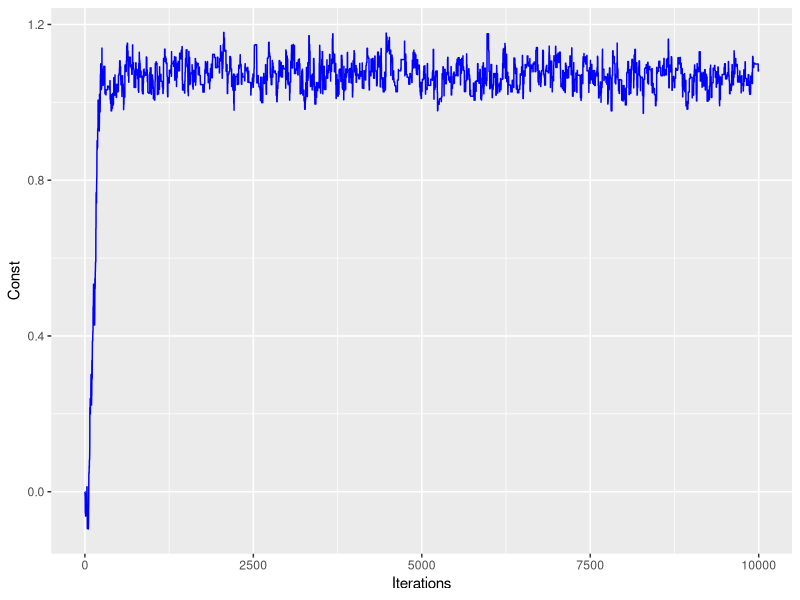
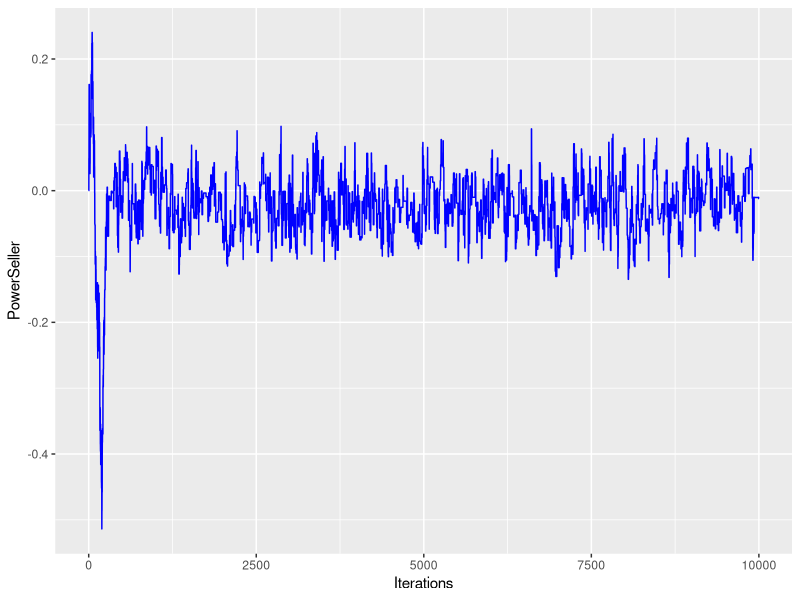
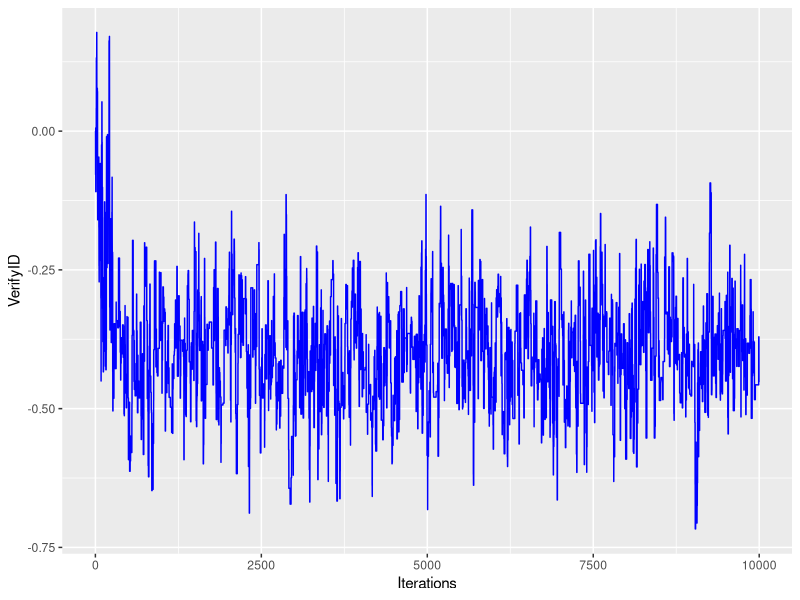
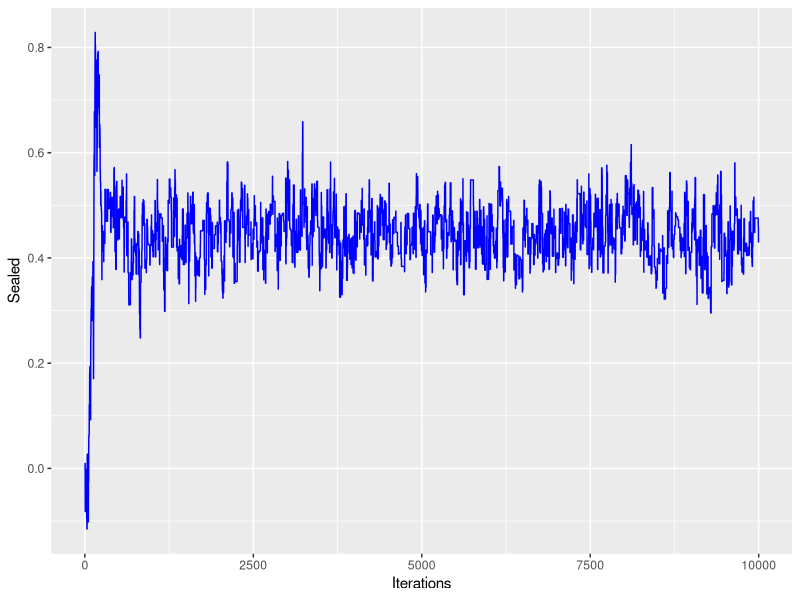
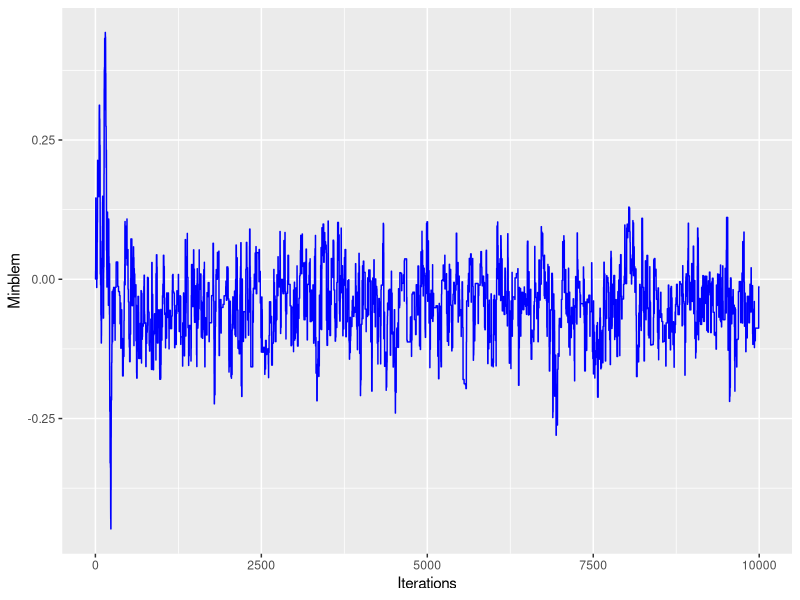
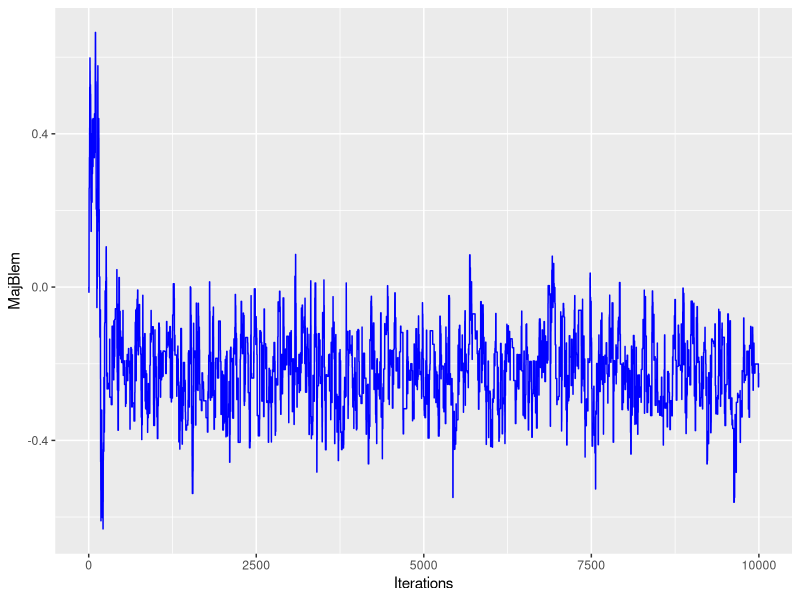
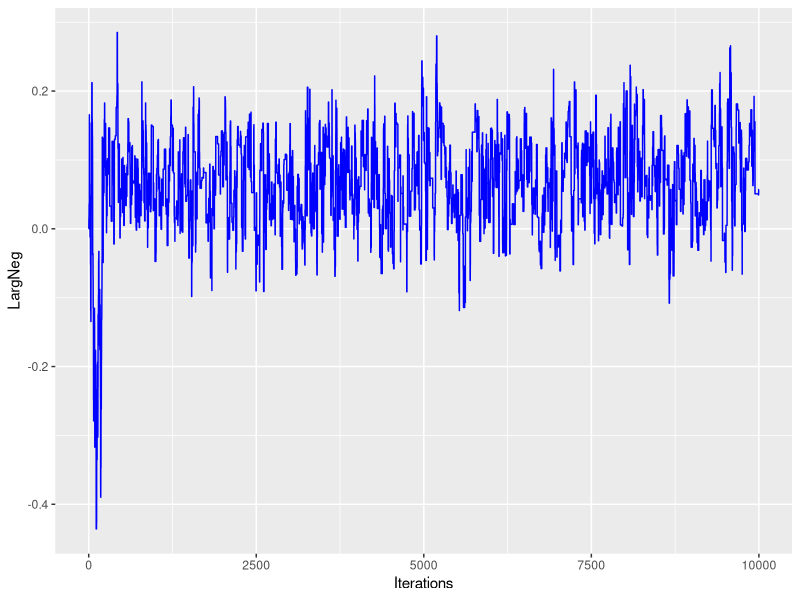
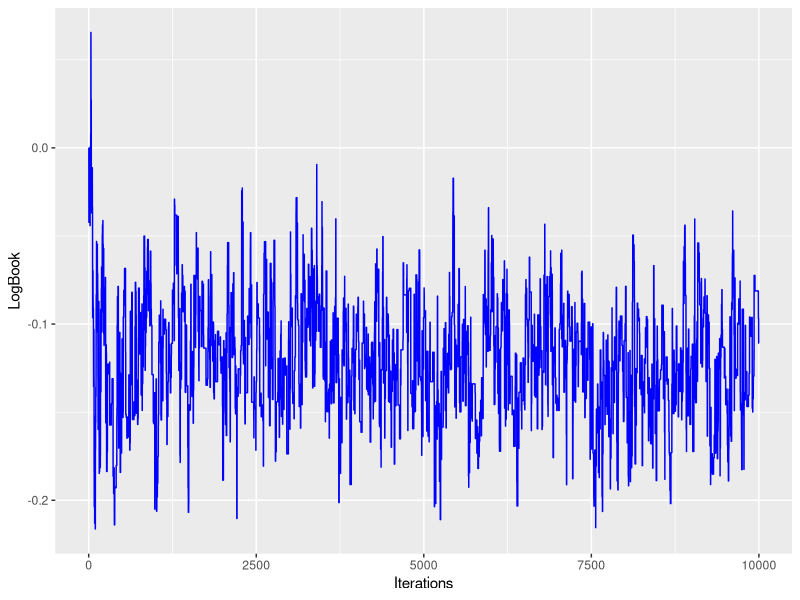

Source code (R) for these figures, in order:

# 2a) 
library(mvtnorm)
library(ggplot2)

ebay_data <- read.table("eBayNumberOfBidderData.dat", header = TRUE)

model <- glm(formula = nBids ~ .,data = ebay_data,family = 'poisson')

summary(model)

#2b)

LogPosteriorFunc <- function(beta, X, y, mu, Sigma){
  log_prior <- dmvnorm(beta, mu, Sigma, log=TRUE)
  log_likelihood <- sum(X%*%beta * y - exp(X%*%beta) -log(factorial(y)))
  return(log_likelihood + log_prior)
}

# Initialize values
n_cols <- ncol(ebay_data[,-1])
covariates <- as.matrix(ebay_data[,-1])
labels <- as.matrix(ebay_data[,1])
mu <- rep(0, n_cols)
initVal <- matrix(0, n_cols, 1)
Sigma <- as.matrix(100 * solve(t(covariates)%*%covariates))

# Optimizer
OptimRes <- optim(initVal, LogPosteriorFunc, gr = NULL, y = labels, X = covariates, mu = mu, Sigma = Sigma, method=c("BFGS"), control=list(fnscale=-1), hessian=TRUE)

beta_mode <- OptimRes$par
jacobian <- OptimRes$hessian
inv_jacobian <- -solve(jacobian)

beta_draws <- as.matrix(rmvnorm(10000,mean = beta_mode,sigma = inv_jacobian))
beta_estimates <- colMeans(beta_draws)


### 

MetHas_RandomWalk <- function(nDraws,fun,mu,Sigma,c){

  draw_matrix <- matrix(0,nrow = nDraws,ncol = n_cols)
  #initialize first row to mu 
  draw_matrix[1,] <- mu
  
  for(i in 2:nDraws){
    #
    proposed_sample <- as.vector(rmvnorm(n = 1,mean = draw_matrix[i-1,],sigma = c*as.matrix(Sigma)))
    print(proposed_sample)
    # the log is inside the posterior function
    log_acceptance_prob <- exp(fun(proposed_sample)- fun(draw_matrix[i-1,]))
    
    u <- runif(1)
    a <- min(1,log_acceptance_prob)
    if(u <= a){
      draw_matrix[i,] <- proposed_sample
    }
    else{
      draw_matrix[i,] <- draw_matrix[i-1,]
    }
    
  }
  return(draw_matrix)
}
  
logPostFunc <- function(theta){
  res <- dmvnorm(theta,mean = beta_estimates,sigma = inv_jacobian,log = TRUE)
  if(is.na(res)){
    print(theta)
  }
  return(res)
}

df <- MetHas_RandomWalk(nDraws = 10000,fun = logPostFunc,mu = rep(0,n_cols),Sigma = inv_jacobian,c = 1)

colnames(df) <- colnames(ebay_data)[2:10]
## plotting 
plot_list <- list()
for (col in colnames(df)) {
  # Create a new plot for each column
  p <- ggplot(data = as.data.frame(df), aes_string(x = 1:nrow(df), y = col)) +
    geom_line(col = 'blue') +
    labs(x = "Iterations", y = col)  # Add axis labels
  
  # Display the plot
  print(p)
  plot_list[[col]] <- p
}

p


library(gridExtra)

# Arrange the four plots in a 3x3 grid
grid.arrange(grobs = plot_list, ncol = 3)


new_data <- c(1,1,0,1,0,1,0,1.2,0.8)
lambda <- exp(df[-c(1:1000),] %*% new_data)

samples <- c()
for (i in 1:nrow(df[-c(1:1000),])) {
  samples[i] <- rpois(1,lambda = lambda)
  
}

hist(samples)

head(samples)

length(samples[samples == 0])/length(samples)
